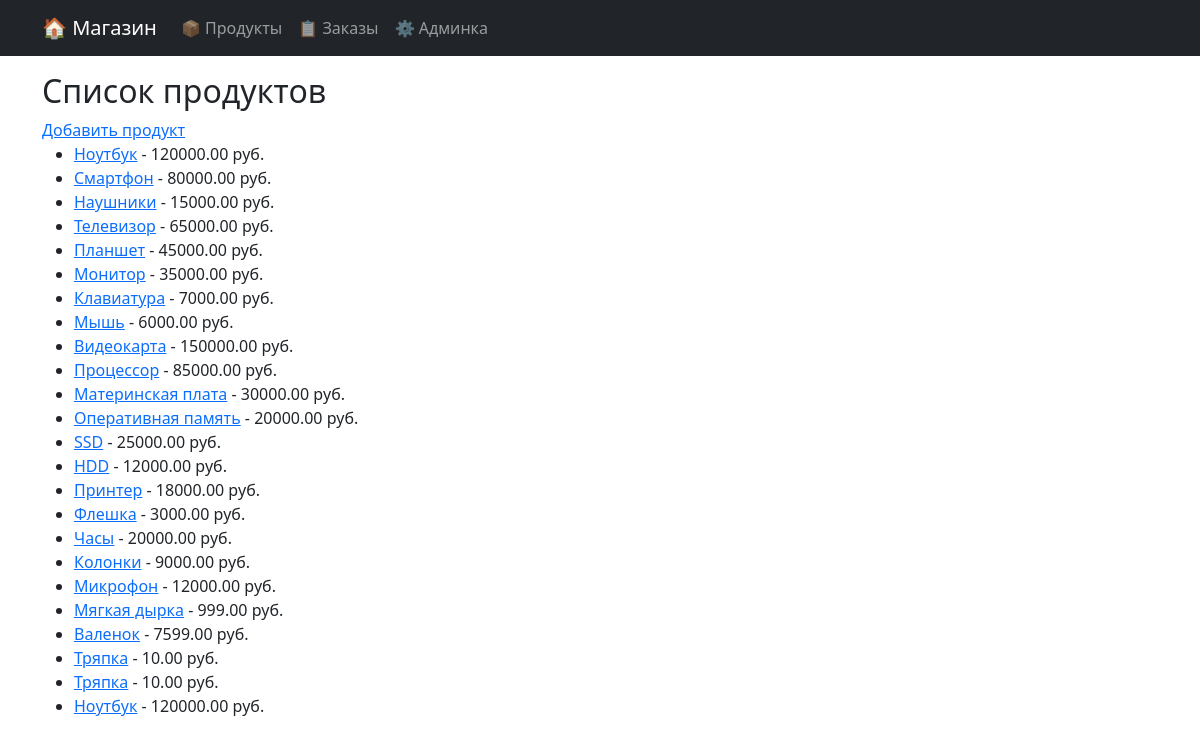
Page /shop/products/ on the committed database.
### shopapp/models.py (models this page shows, shortened)
class Product(models.Model):
    name = models.CharField(max_length=100, db_index=True)
    description = models.TextField(blank=True, null=True, db_index=True)
    price = models.DecimalField(max_digits=10, decimal_places=2)
    quantity = models.PositiveIntegerField(default=0)
    created_at = models.DateTimeField(auto_now_add=True)
    is_available = models.BooleanField(default=True)
    created_by = models.ForeignKey(User, on_delete=models.CASCADE, verbose_name="Создатель")

### shopapp/views.py (the view)
# urls.py: path("products/", ProductListView.as_view(), name="product_list"),
class ProductListView(ListView):
    model = Product
    template_name = "shopapp/products_list.html"
    context_object_name = "products"
    log.debug('Product detail view %s', Product)
    log.info('INFO')
    def get_queryset(self):
        return Product.objects.filter(is_available=True)  # Фильтруем только доступные продукты

### templates/shopapp/products_list.html
{% extends "shopapp/base.html" %}
{% block content %}
    <h2>Список продуктов</h2>
    <a href="{% url 'shopapp:product_create' %}">Добавить продукт</a>
    <ul>
        {% for product in products %}
            <li>
                <a href="{% url 'shopapp:product_detail' product.pk %}">{{ product.name }}</a> - {{ product.price }} руб.
            </li>
        {% endfor %}
    </ul>
{% endblock %}

### rows in the picture
Product: name "Ноутбук", price "120000.00"
Product: name "Смартфон", price "80000.00"
Product: name "Наушники", price "15000.00"
Product: name "Телевизор", price "65000.00"
Product: name "Планшет", price "45000.00"
Product: name "Монитор", price "35000.00"
Product: name "Клавиатура", price "7000.00"
Product: name "Мышь", price "6000.00"
Product: name "Видеокарта", price "150000.00"
Product: name "Процессор", price "85000.00"
Product: name "Материнская плата", price "30000.00"
Product: name "Оперативная память", price "20000.00"
Product: name "SSD", price "25000.00"
Product: name "HDD", price "12000.00"
Product: name "Принтер", price "18000.00"
Product: name "Флешка", price "3000.00"
Product: name "Часы", price "20000.00"
Product: name "Колонки", price "9000.00"
Product: name "Микрофон", price "12000.00"
Product: name "Мягкая дырка", price "999.00"
Product: name "Валенок", price "7599.00"
Product: name "Тряпка", price "10.00"
Product: name "Тряпка", price "10.00"
Product: name "Ноутбук", price "120000.00"
